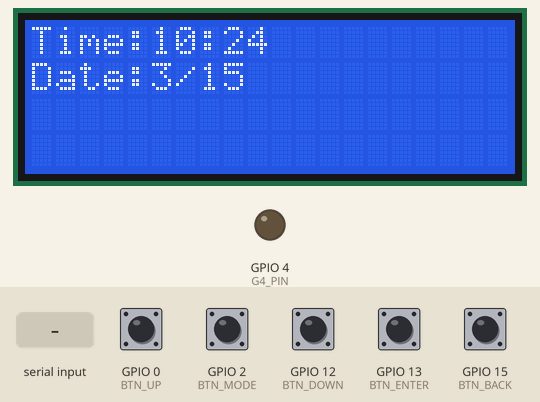
Bench run of a program on a simulated ESP32. Shown: 20×4 character LCD, output pins drawn as LEDs (lit = HIGH). Inputs (shaded band) come from the test bench; at power-on: GPIO 0 (BTN_UP), GPIO 2 (BTN_MODE), GPIO 12 (BTN_DOWN), GPIO 13 (BTN_ENTER), GPIO 15 (BTN_BACK) HIGH. The local clock reads 2024-03-15 10:24:30 at power-on unless the program sets it.

Above: at 1.2 s.
1.3 s: GPIO 2 (BTN_MODE) pulled LOW for 0.15 s
At 1.8 s:
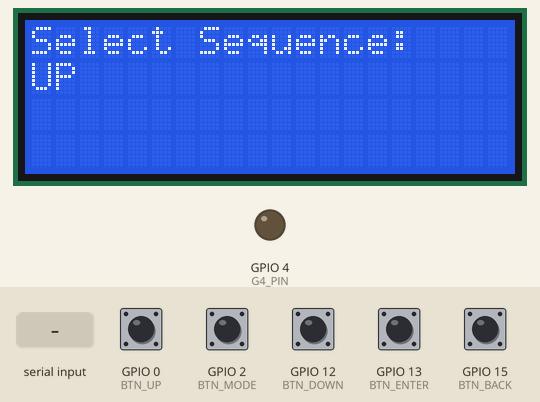
3.0 s: GPIO 12 (BTN_DOWN) pulled LOW for 0.15 s
At 4.2 s:
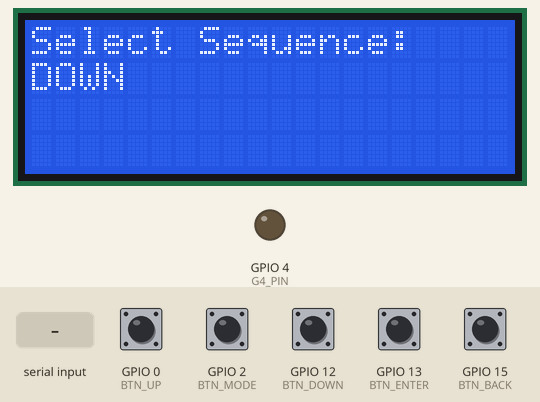
4.6 s: GPIO 0 (BTN_UP) pulled LOW for 0.15 s
6.3 s: GPIO 13 (BTN_ENTER) pulled LOW for 0.15 s
At 7.0 s:
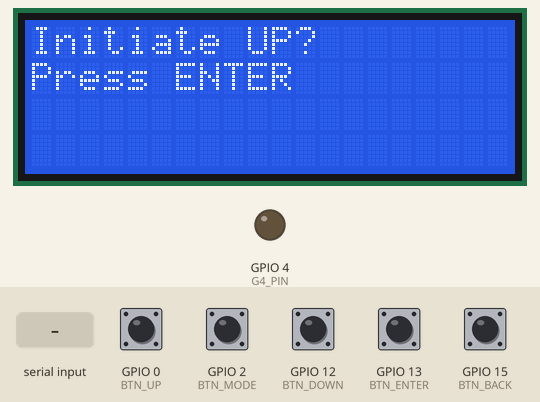
7.9 s: GPIO 13 (BTN_ENTER) pulled LOW for 1 s
At 9.2 s:
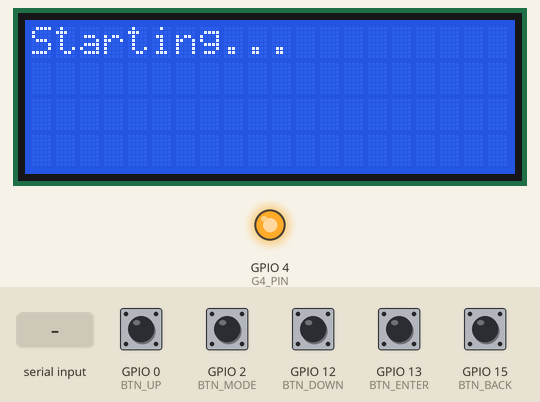
11.7 s: "DONE\n" received over the second serial link
At 12.0 s:
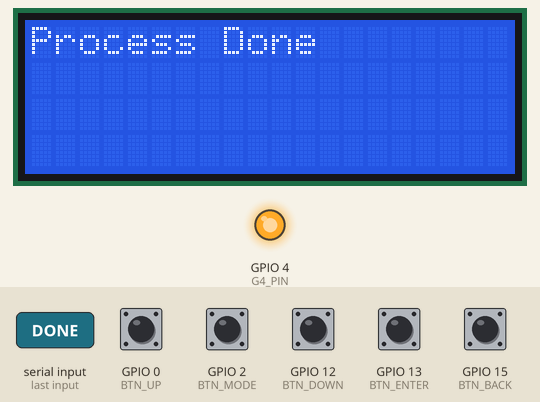
Timing chart, 0 to 15.3 s (numbered marks = the images above; inputs shaded):
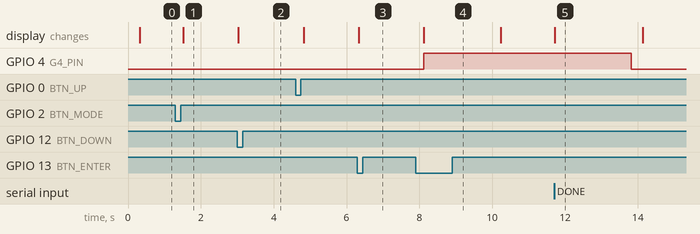

Measured:
- after the input at 1.3 s, the display: changes after 0.22 s (image 1)
- after the input at 3.0 s, the display: changes at once (image 2)
- after the input at 6.3 s, the display: changes at once (image 3)
- after the input at 7.9 s, GPIO 4 (G4_PIN): LOW → HIGH after 0.22 s; the display: changes after 0.22 s (image 4)
- after the input at 11.7 s, GPIO 4 (G4_PIN): HIGH → LOW after 2.1 s; the display: changes at once (image 5)
- what the display in image 5 shows lasts 2.4 s, from 11.7 s to 14.1 s

The program:

main.cpp
```cpp
#include <Arduino.h>
#include <Wire.h>
#include <LiquidCrystal_I2C.h>
#include <RTClib.h>

// ===== LCD + RTC =====
LiquidCrystal_I2C lcd(0x27, 20, 4);
RTC_DS3231 rtc;

// ===== UART to ESP32 #2 =====
HardwareSerial esp2(2); // UART2

// ===== BUTTONS =====
#define BTN_UP     0
#define BTN_DOWN   12
#define BTN_ENTER  13
#define BTN_BACK   15
#define BTN_MODE   2

// ===== OUTPUT =====
#define G4_PIN 4

// ===== STATES =====
enum State {
  STATE_IDLE,
  STATE_SELECT,
  STATE_CONFIRM,
  STATE_INIT,
  STATE_WAIT_DONE,
  STATE_FINISH,
  STATE_STOP_CONFIRM
};

State currentState = STATE_IDLE;

// ===== VARIABLES =====
bool sequenceUp = true;
unsigned long timer = 0;
bool processRunning = false;

// ===== FUNCTION DECLARATIONS =====
void handleButtons();
void updateLCD();
void handleESP2();

// ================= SETUP =================
void setup() {
  Serial.begin(115200);

  pinMode(BTN_UP, INPUT_PULLUP);
  pinMode(BTN_DOWN, INPUT_PULLUP);
  pinMode(BTN_ENTER, INPUT_PULLUP);
  pinMode(BTN_BACK, INPUT_PULLUP);
  pinMode(BTN_MODE, INPUT_PULLUP);

  pinMode(G4_PIN, OUTPUT);
  digitalWrite(G4_PIN, LOW);

  Wire.begin(21, 22);
  lcd.init();
  lcd.backlight();

  rtc.begin();

  esp2.begin(9600, SERIAL_8N1, 33, 25);

  lcd.clear();
}

// ================= LOOP =================
void loop() {
  handleButtons();
  handleESP2();
  updateLCD();
}

void handleButtons() {
  static bool lastEnter = HIGH, lastMode = HIGH, lastBack = HIGH;
  static bool lastUp = HIGH, lastDown = HIGH;

  bool enter = digitalRead(BTN_ENTER);
  bool mode  = digitalRead(BTN_MODE);
  bool back  = digitalRead(BTN_BACK);
  bool up    = digitalRead(BTN_UP);
  bool down  = digitalRead(BTN_DOWN);

  // MODE → enter selection
  if (lastMode == HIGH && mode == LOW && currentState == STATE_IDLE) {
    currentState = STATE_SELECT;
  }

  // UP selection
  if (lastUp == HIGH && up == LOW && currentState == STATE_SELECT) {
    sequenceUp = true;
  }

  // DOWN selection
  if (lastDown == HIGH && down == LOW && currentState == STATE_SELECT) {
    sequenceUp = false;
  }

  // ENTER logic
  if (lastEnter == HIGH && enter == LOW) {
    if (currentState == STATE_SELECT) {
      currentState = STATE_CONFIRM;
    }
    else if (currentState == STATE_CONFIRM) {
      currentState = STATE_INIT;
      timer = millis();
      processRunning = true;
    }
    else if (currentState == STATE_STOP_CONFIRM) {
      esp2.println("STOP"); // safe stop
      digitalWrite(G4_PIN, LOW);
      processRunning = false;
      currentState = STATE_IDLE;
    }
  }

  // BACK (interrupt)
  if (lastBack == HIGH && back == LOW && processRunning) {
    currentState = STATE_STOP_CONFIRM;
  }

  lastEnter = enter;
  lastMode  = mode;
  lastBack  = back;
  lastUp    = up;
  lastDown  = down;
}

void handleESP2() {
  static String buffer = "";

  while (esp2.available()) {
    char c = esp2.read();
    buffer += c;

    if (c == '\n') {
      buffer.trim();

      if (buffer == "DONE") {
        currentState = STATE_FINISH;
        timer = millis();
      }

      buffer = "";
    }
  }
}

void updateLCD() {
  static State lastState = STATE_IDLE;
  static unsigned long lastUpdate = 0;

  if (millis() - lastUpdate < 300) return;
  lastUpdate = millis();

  if (lastState != currentState) {
    lcd.clear();
    lastState = currentState;
  }

  switch (currentState) {

    case STATE_IDLE: {
      DateTime now = rtc.now();
      lcd.setCursor(0, 0);
      lcd.print("Time:");
      lcd.print(now.hour());
      lcd.print(":");
      lcd.print(now.minute());

      lcd.setCursor(0, 1);
      lcd.print("Date:");
      lcd.print(now.month());
      lcd.print("/");
      lcd.print(now.day());
    }
    break;

    case STATE_SELECT:
      lcd.setCursor(0, 0);
      lcd.print("Select Sequence:");

      lcd.setCursor(0, 1);
      lcd.print(sequenceUp ? "UP" : "DOWN");
    break;

    case STATE_CONFIRM:
      lcd.setCursor(0, 0);
      lcd.print("Initiate ");
      lcd.print(sequenceUp ? "UP" : "DOWN");
      lcd.print("?");

      lcd.setCursor(0, 1);
      lcd.print("Press ENTER");
    break;

    case STATE_INIT:
      lcd.setCursor(0, 0);
      lcd.print("Starting...");

      // Step 1: set G4 HIGH
      digitalWrite(G4_PIN, HIGH);

      // After 2 sec send sequence
      if (millis() - timer > 2000) {
        if (sequenceUp) {
          esp2.println("SEQ_UP");
        } else {
          esp2.println("SEQ_DOWN");
        }
        currentState = STATE_WAIT_DONE;
      }
    break;

    case STATE_WAIT_DONE:
      lcd.setCursor(0, 0);
      lcd.print("Running...");
      lcd.setCursor(0, 1);
      lcd.print("Waiting DONE...");
    break;

    case STATE_FINISH:
      lcd.setCursor(0, 0);
      lcd.print("Process Done");

      if (millis() - timer > 2000) {
        digitalWrite(G4_PIN, LOW);
        processRunning = false;
        currentState = STATE_IDLE;
      }
    break;

    case STATE_STOP_CONFIRM:
      lcd.setCursor(0, 0);
      lcd.print("STOP PROCESS?");
      lcd.setCursor(0, 1);
      lcd.print("Press ENTER");
    break;
  }
}
```
